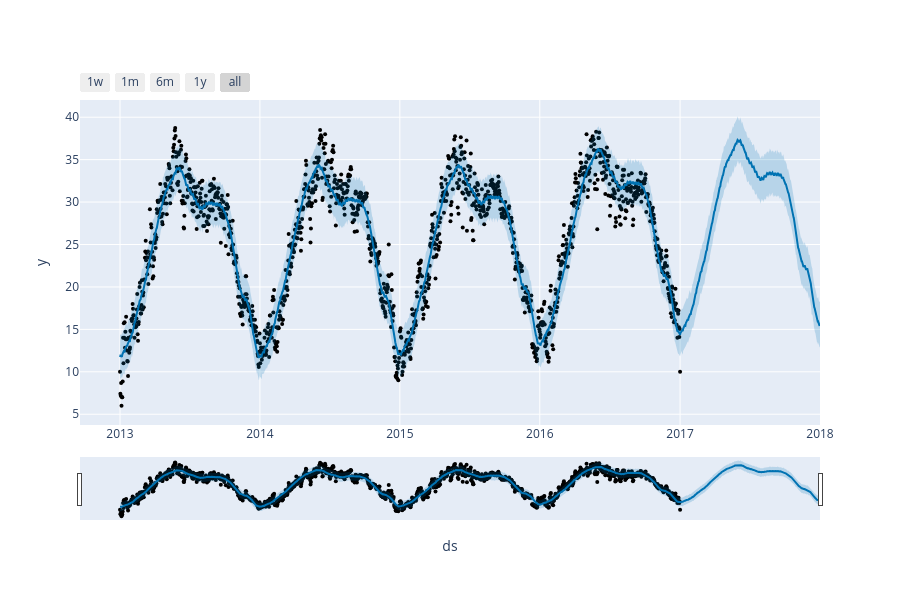

Notebook code cell kept with this figure:
### Markdown cell above
Now below is how we can use the Facebook prophet model for weather forecasting using Python:

### Code cell
model=Prophet()
model.fit(forecast_data)
forecasts=model.make_future_dataframe(periods=365)
predictions=model.predict(forecasts)
plot_plotly(model, predictions)

### Figure 1 — Plotly figure (JSON) as saved in the notebook; plotly's stock layout.template omitted (floating-point values rounded to 4 significant figures; data arrays with more than 128 entries replaced by an {"elided": "..."} marker saying what was removed)
{"data": [{"marker": {"color": "black", "size": 4}, "mode": "markers", "name": "Actual", "type": "scatter", "x": {"elided": "1462 str values"}, "y": {"elided": "1462 float values"}}, {"hoverinfo": "skip", "line": {"width": 0}, "mode": "lines", "type": "scatter", "x": {"elided": "1827 str values"}, "y": {"elided": "1827 float values"}}, {"fill": "tonexty", "fillcolor": "rgba(0, 114, 178, 0.2)", "line": {"color": "#0072B2", "width": 2}, "mode": "lines", "name": "Predicted", "type": "scatter", "x": {"elided": "1827 str values"}, "y": {"elided": "1827 float values"}}, {"fill": "tonexty", "fillcolor": "rgba(0, 114, 178, 0.2)", "hoverinfo": "skip", "line": {"width": 0}, "mode": "lines", "type": "scatter", "x": {"elided": "1827 str values"}, "y": {"elided": "1827 float values"}}], "layout": {"height": 600, "showlegend": false, "width": 900, "xaxis": {"autorange": true, "range": ["2012-09-18 15:46:17.1429", "2018-01-01"], "rangeselector": {"buttons": [{"count": 7, "label": "1w", "step": "day", "stepmode": "backward"}, {"count": 1, "label": "1m", "step": "month", "stepmode": "backward"}, {"count": 6, "label": "6m", "step": "month", "stepmode": "backward"}, {"count": 1, "label": "1y", "step": "year", "stepmode": "backward"}, {"step": "all"}]}, "rangeslider": {"autorange": true, "range": ["2012-09-18 15:46:17.1429", "2018-01-01"], "visible": true, "yaxis": {"_template": null, "rangemode": "match"}}, "title": {"text": "ds"}, "type": "date"}, "yaxis": {"autorange": true, "range": [3.733, 42.03], "title": {"text": "y"}, "type": "linear"}}}
